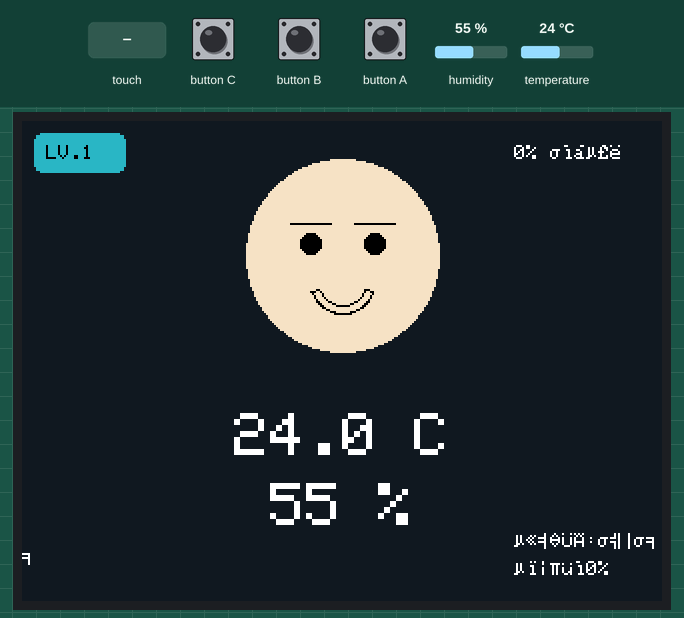
Simulated run of this sketch. Board: ESP32. Parts: 320×240 colour display. Wiring (inferred from the names in the program): SHT3x sensor at I2C address 0x44. The inputs (shaded band) are chosen by the test bench; at power-on: humidity 55 %, temperature 24 °C. The local clock reads 2024-03-15 10:24:30 at power-on unless the sketch sets it; random numbers use the default seed unless the sketch sets one; EEPROM starts erased; what the sketch prints to the serial monitor is not drawn.

Above: at 1.3 s.
1.4 s: touch panel pressed at 13 % / 10 % of its raw x / y range
At 1.84 s:
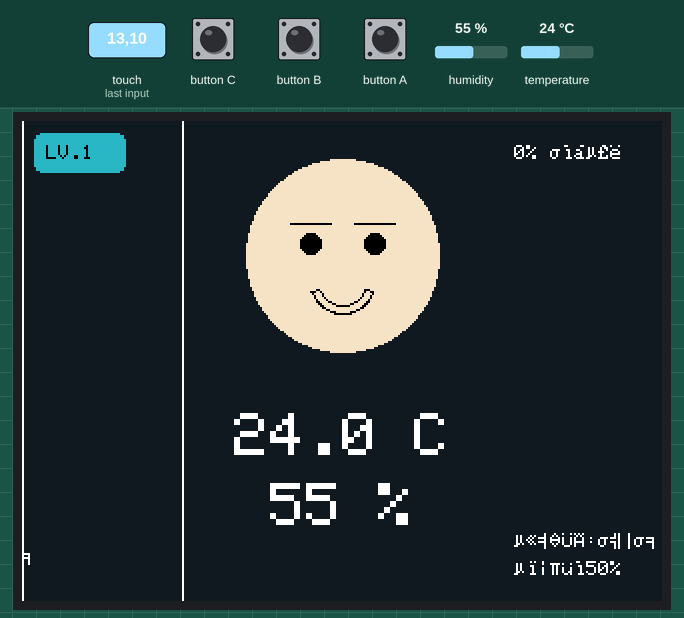
3.4 s: humidity set to 22 %
At 6.6 s:
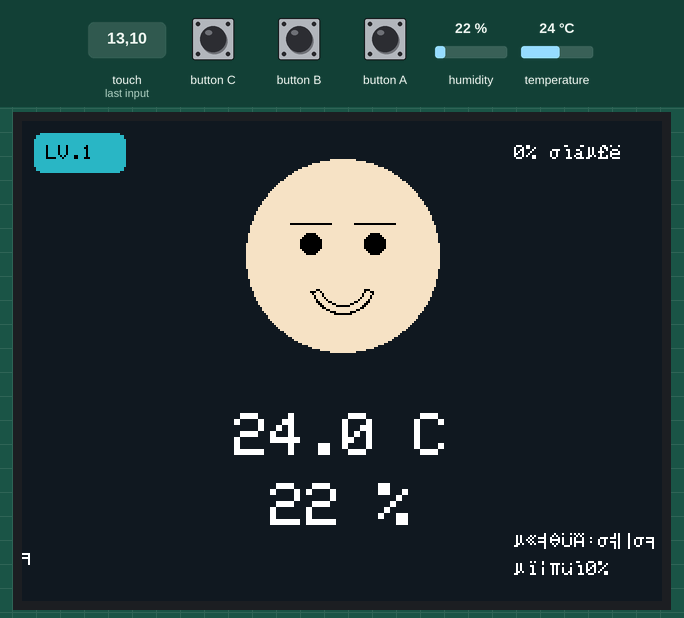
6.9 s: temperature set to 12 °C
At 11.4 s:
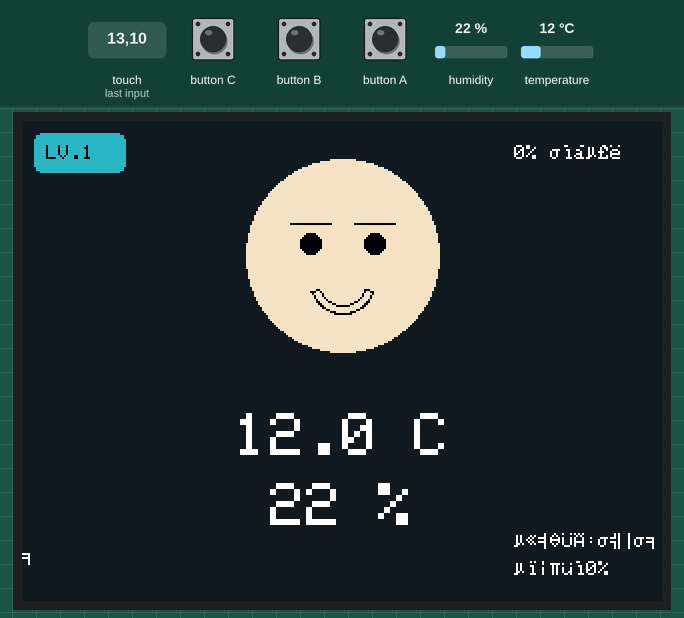
11.8 s: touch panel pressed at 13 % / 30 % of its raw x / y range
At 12.16 s:
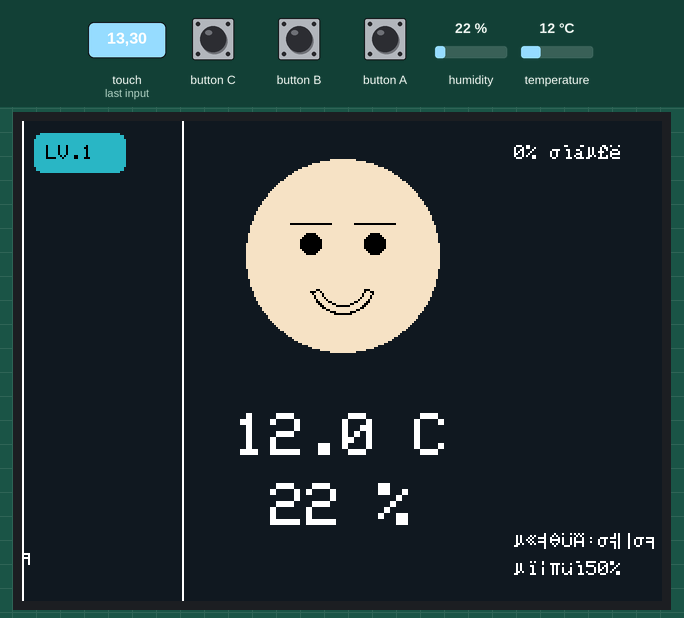
13.7 s: humidity set to 40 %
At 16.4 s:
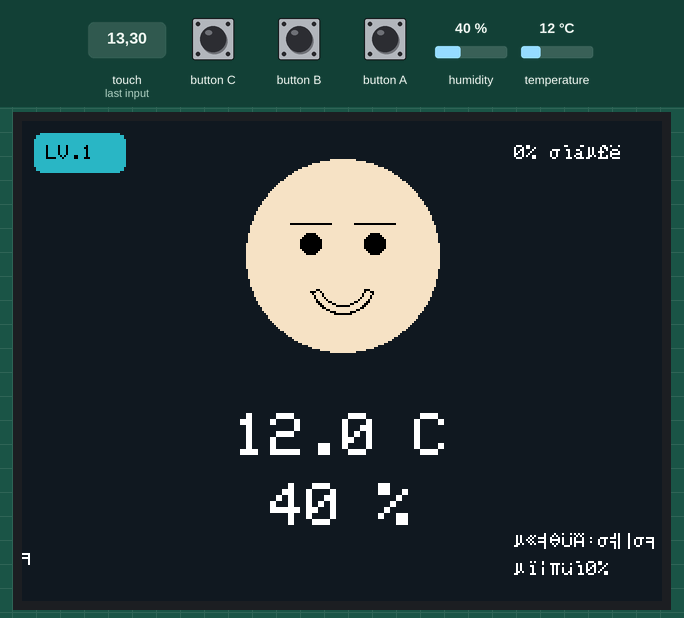
Timing chart, 0 to 17.9 s (numbered marks = the images above; inputs shaded):
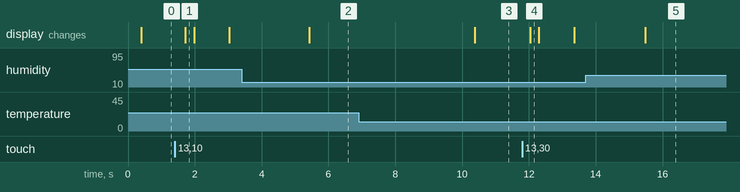

Measured:
- after the input at 1.4 s, the display: changes after 0.32 s (image 1)
- after the input at 3.4 s, the display: changes after 2.0 s (image 2)
- after the input at 6.9 s, the display: changes after 3.5 s (image 3)
- after the input at 11.8 s, the display: changes after 0.23 s (image 4)
- after the input at 13.7 s, the display: changes after 1.8 s (image 5)

The sketch:

nurikaesu_ink_3.ino
```cpp
/*
  ぬりかえす(ゲーム型・インクメタファー) — 洗い場サイネージ プロトタイプ
  対象: M5Stack Core2 + ENV III ユニット(SHT30, Port A: G32=SDA / G33=SCL)

  必要ライブラリ(Arduino IDE ライブラリマネージャで検索してインストール):
    - M5Unified
    - M5GFX            (M5Unifiedに同梱されます)
  ※ SHT30(ENV III)は外部ライブラリに頼らず、Wireで直接I2Cを叩いて読み出しています。
    "M5_ENV.h" のようなライブラリ依存で詰まりやすい部分なので、あえて自前実装にしています。

  設計方針:
    - 画面の一番下には「キャラクター」と「温湿度の数値」を常に描いておく(素の情報)
    - その上に、放置時間に応じてマス目状のインクが少しずつ広がり、素の情報を覆っていく
      (マスが「出現する順番」だけをあらかじめシャッフルしてあるので、塗り面積(占有率)が
       スコアにほぼ比例する = 加速しない直線的な関係)
    - 掃除の操作は「横方向のワイパー」。指を画面上で左右にスライドさせると、その指のX座標を
      中心にした縦1列分(画面の上から下まで)が帯状にインクごと拭き取られる。指を動かした分だけ
      帯の位置も一緒に動く(前フレームの位置との間も塗りつぶして補間するので、素早くなぞっても
      列が飛ばない)。画面の横幅の大部分(既定80%)を拭き終えたところで「掃除した」と認定し、
      タイマー(g_lastCleanEpoch)をリセットする。実際のワイパーが画面を横に払うのと同じ感覚で、
      1〜2往復なぞるだけで綺麗になる
    - ワイプ中断(指を離して既定時間タッチが無い)場合は、拭きかけの範囲は汚れに戻る
      (=中途半端に触れただけの状態を「掃除した」とみなさない)
*/

#include <M5Unified.h>
#include <Preferences.h>
#include <time.h>
#include <Wire.h>

// ---------------- 基本設定 ----------------
static const float MAX_HOURS = 72.0f;
static const int   SENSOR_INTERVAL_MS = 5000;
static const int   COLS = 12, ROWS = 16;   // 縦向き 240x320 前提のマス目数
static const int   NCELLS = COLS * ROWS;
static const uint8_t SHT30_ADDR = 0x44;    // ENV III のデフォルトアドレス

// ---------------- 開発用: インクの変化速度をブーストする設定 ----------------
// テスト時だけ値を上げると、実時間の流れを速めた状態で変化を確認できます。
// 例: 20.0f なら20倍速(72時間 → 実質3.6時間相当)、100.0f なら100倍速(72時間 → 実質約43分)。
// 本番リリース前に必ず 1.0f に戻してください。
static const float DEV_SPEED_MULTIPLIER = 20.0f;

// ---------------- ワイプ判定の設定 ----------------
static const float    WIPE_COMPLETE_RATIO = 0.80f;   // 汚れているマスの何%を拭いたら「掃除完了」とみなすか
static const uint32_t WIPE_IDLE_RESET_MS  = 1200;    // これだけ触れなければ、拭きかけの範囲は汚れに戻る
static const int      WIPE_BAND_COLS = 1;             // ワイパーの帯の太さ(タッチ列の左右に何列分広げるか)
static const bool     SHOW_DEBUG_HUD = true;          // 開発中は進捗を数値で確認。本番配布時は false に

Preferences prefs;
M5Canvas canvas(&M5.Display);

float g_temp = 25.0f, g_hum = 50.0f;
uint32_t g_lastSensorMs = 0;
uint32_t g_lastCleanEpoch = 0;

bool     g_wiperActive = false;
uint32_t g_wiperStartMs = 0;
bool     g_toastActive = false;
uint32_t g_toastStartMs = 0;

// マスごとの出現しきい値・サイズ・位置ゆらぎ
float   g_cellTh[NCELLS];
float   g_cellSizeMul[NCELLS];
float   g_cellJx[NCELLS], g_cellJy[NCELLS];

// ワイプ状態(セルごとに「今のワイプ中に拭かれたか」を保持)
bool     g_cellWiped[NCELLS];
uint32_t g_lastWipeTouchMs = 0;
float    g_lastWipeRatio = 0.0f;
bool     g_wasTouching = false;   // 直前フレームでタッチされていたか(列の補間に使う)
float    g_lastTouchX = -1.0f;    // 直前フレームのタッチX座標

// 画面サイズから算出するレイアウト値(setup()で計算)
float g_cellW = 0, g_cellH = 0;
float g_fullInkR = 0;      // インクの最大半径

// ---------------- 段階の定義 ----------------
struct Stage { const char* label; };
Stage STAGES[4] = { {"平常"}, {"兆候"}, {"警戒"}, {"危険"} };
int stageIndexFor(int score) {
  if (score < 25) return 0;
  if (score < 50) return 1;
  if (score < 75) return 2;
  return 3;
}

// ---------------- インクの色(シアン→黄→橙→赤紫) ----------------
struct ColorStop { float at; uint8_t r, g, b; };
ColorStop INK_PAL[5] = {
  {0,   0x2F,0xB6,0xC4}, {25, 0xF2,0xC2,0x30}, {50, 0xF2,0x84,0x3C},
  {75,  0xE2,0x3B,0x6E}, {100,0xB0,0x20,0x5A},
};
uint16_t lerpInkColor(float score) {
  for (int i = 0; i < 4; i++) {
    ColorStop a = INK_PAL[i], b = INK_PAL[i+1];
    if (score >= a.at && score <= b.at) {
      float t = (score - a.at) / (b.at - a.at);
      return M5.Display.color565(a.r+(b.r-a.r)*t, a.g+(b.g-a.g)*t, a.b+(b.b-a.b)*t);
    }
  }
  ColorStop last = INK_PAL[4];
  return M5.Display.color565(last.r, last.g, last.b);
}

// ---------------- センサー & スコア(そだてる版と同一ロジック) ----------------
float envMultiplier(float tempC, float hum) {
  float tf = constrain((tempC - 15.0f) / 15.0f, 0.0f, 1.0f);
  float hf = constrain((hum   - 30.0f) / 40.0f, 0.0f, 1.0f);
  return 0.5f + 1.3f * (tf * 0.5f + hf * 0.5f);
}

uint32_t nowEpoch() {
  auto dt = M5.Rtc.getDateTime();
  struct tm t = {};
  t.tm_year = dt.date.year - 1900;
  t.tm_mon  = dt.date.month - 1;
  t.tm_mday = dt.date.date;
  t.tm_hour = dt.time.hours;
  t.tm_min  = dt.time.minutes;
  t.tm_sec  = dt.time.seconds;
  return (uint32_t)mktime(&t);
}

int computeScore() {
  // DEV_SPEED_MULTIPLIER をかけることで、実時間の流れを速めた状態で
  // インクの変化スピードを確認できます(本番では 1.0f に戻してください)。
  float elapsedHours = (nowEpoch() - g_lastCleanEpoch) / 3600.0f * DEV_SPEED_MULTIPLIER;
  float mult = envMultiplier(g_temp, g_hum);
  float s = elapsedHours / MAX_HOURS * 100.0f * mult;
  return (int)round(constrain(s, 0.0f, 100.0f));
}

// SHT30に直接コマンドを送って温湿度を読む(ライブラリ非依存)
// コマンド 0x2C06 = high repeatability, clock stretching無効
bool readSHT30(float &tempOut, float &humOut) {
  Wire.beginTransmission(SHT30_ADDR);
  Wire.write(0x2C);
  Wire.write(0x06);
  if (Wire.endTransmission() != 0) return false;

  delay(15); // 測定完了待ち

  uint8_t n = Wire.requestFrom((int)SHT30_ADDR, 6);
  if (n != 6) return false;

  uint8_t d[6];
  for (int i = 0; i < 6; i++) d[i] = Wire.read();

  uint16_t rawTemp = (d[0] << 8) | d[1];
  uint16_t rawHum  = (d[3] << 8) | d[4];
  tempOut = -45.0f + 175.0f * ((float)rawTemp / 65535.0f);
  humOut  = 100.0f * ((float)rawHum / 65535.0f);
  return true; // CRC(d[2], d[5])は簡略化のため未検証。厳密にやるならCRC8チェックを追加してください
}

void readSensorIfDue() {
  uint32_t now = millis();
  if (now - g_lastSensorMs < SENSOR_INTERVAL_MS && g_lastSensorMs != 0) return;
  g_lastSensorMs = now;
  float t, h;
  if (readSHT30(t, h)) {
    g_temp = t;
    g_hum  = h;
  } else {
    Serial.println("[ENV] SHT30 read failed (配線・アドレスを確認してください)");
  }
  Serial.printf("[ENV] temp=%.1fC hum=%.1f%% score=%d\n", g_temp, g_hum, computeScore());
}

// ---------------- マス目の初期化(出現順をシャッフル) ----------------
void setupGrid() {
  int order[NCELLS];
  for (int i = 0; i < NCELLS; i++) order[i] = i;
  randomSeed(20260914); // 端末ごとに同じ見え方にしたいので固定シード。毎回変えたいなら esp_random() 等に
  for (int i = NCELLS - 1; i > 0; i--) {
    int j = random(i + 1);
    int tmp = order[i]; order[i] = order[j]; order[j] = tmp;
  }
  for (int pos = 0; pos < NCELLS; pos++) {
    int cell = order[pos];
    float base = (float)pos / (float)(NCELLS - 1) * 100.0f;
    float jitter = ((float)random(0, 1000) / 1000.0f - 0.5f) * 6.0f;
    g_cellTh[cell] = constrain(base + jitter, 0.0f, 100.0f);
    g_cellSizeMul[cell] = 0.82f + (float)random(0, 1000) / 1000.0f * 0.32f;
    g_cellJx[cell] = ((float)random(0, 1000) / 1000.0f - 0.5f) * 0.3f;
    g_cellJy[cell] = ((float)random(0, 1000) / 1000.0f - 0.5f) * 0.3f;
  }
}

// ---------------- 素の情報(キャラクター & 温湿度)の描画 ----------------
// キャラクターは仮の丸顔です。将来的には pushImage() で実際のイラスト/スプライトに
// 置き換えることを想定しています(段階(stg)に応じて表情だけ変える設計にしています)。
// キャラクターの各パーツは r=64 を基準にデザインしたサイズなので、実際の画面の高さから
// 算出した r との比率(k)で全体を拡縮する。こうしておけば、想定と違う解像度(例: 320x240の
// 横向きなど)で動いていても、キャラクターが画面からはみ出したり潰れたりしない。
void drawCharacter(int score) {
  int stg = stageIndexFor(score);
  int W = canvas.width(), H = canvas.height();
  int cx = W / 2;
  int cy = (int)(H * 0.28f);
  int r  = (int)(H * 0.20f);
  float k = r / 64.0f;

  uint16_t faceColor = M5.Display.color565(0xF5, 0xE1, 0xC2); // 肌色(仮)
  canvas.fillCircle(cx, cy, r, faceColor);

  // 目
  int eyeDx = (int)(22 * k), eyeDy = (int)(-8 * k), eyeR = max(2, (int)(7 * k));
  canvas.fillCircle(cx - eyeDx, cy + eyeDy, eyeR, TFT_BLACK);
  canvas.fillCircle(cx + eyeDx, cy + eyeDy, eyeR, TFT_BLACK);

  // まゆ毛(段階が進むほど傾きを強めて心配そうな表情に)
  int browTilt = (int)(stg * 3 * k);
  int browSpan = (int)(14 * k);
  canvas.drawLine(cx - eyeDx - browSpan, cy + eyeDy - browSpan - browTilt, cx - eyeDx + browSpan, cy + eyeDy - browSpan + browTilt, TFT_BLACK);
  canvas.drawLine(cx + eyeDx - browSpan, cy + eyeDy - browSpan + browTilt, cx + eyeDx + browSpan, cy + eyeDy - browSpan - browTilt, TFT_BLACK);

  // 口(段階によって弧の向き・深さを変える)
  int mouthY = cy + (int)(30 * k);
  int arcR0 = max(2, (int)(17 * k)), arcR1 = max(3, (int)(22 * k));
  if (stg == 0) {
    canvas.drawArc(cx, mouthY - (int)(12 * k), arcR0, arcR1, 20, 160, TFT_BLACK);   // 笑顔
  } else if (stg == 1) {
    int half = (int)(20 * k);
    canvas.drawLine(cx - half, mouthY, cx + half, mouthY, TFT_BLACK);               // 真顔
  } else if (stg == 2) {
    canvas.drawArc(cx, mouthY + (int)(14 * k), arcR0, arcR1, 200, 340, TFT_BLACK);  // への字
  } else {
    canvas.drawArc(cx, mouthY + (int)(16 * k), max(2, (int)(19 * k)), max(3, (int)(25 * k)), 190, 350, TFT_BLACK); // 困り顔
    canvas.fillCircle(cx + (int)(42 * k), cy - (int)(16 * k), max(2, (int)(7 * k)), M5.Display.color565(0x6F, 0xC8, 0xE8)); // 汗
  }
}

// 温湿度の表示位置・文字サイズは画面の高さ(H)からの比率で決める。
// 以前は216px/262pxの絶対座標で固定していたが、実機の画面の高さが想定(320px)より
// 小さい場合にその座標が画面の外に出てしまい、湿度だけが完全に見えなくなっていた。
// 比率にしたことでどの高さでも画面内に収まる。
void drawStatsText() {
  int W = canvas.width(), H = canvas.height();
  char buf[32];

  int textSize = constrain((int)(H / 80), 2, 4);
  int y1 = (int)(H * 0.66f);           // 温度の行
  int y2 = (int)(H * 0.66f + H * 0.145f); // 湿度の行(温度の少し下)

  canvas.setTextDatum(middle_center);
  canvas.setTextColor(TFT_WHITE);
  canvas.setTextSize(textSize);

  snprintf(buf, sizeof(buf), "%.1f C", g_temp);
  canvas.drawString(buf, W / 2, y1);

  snprintf(buf, sizeof(buf), "%.0f %%", g_hum);
  canvas.drawString(buf, W / 2, y2);

  // 他の描画関数が使う設定に戻す
  canvas.setTextDatum(top_left);
  canvas.setTextSize(1);
}

void drawBaseLayer(int score) {
  uint16_t bg = M5.Display.color565(0x10, 0x1A, 0x24); // 濃紺の「素の画面」
  canvas.fillSprite(bg);
  drawCharacter(score);
  drawStatsText();
}

// ---------------- インクの描画(ワイプ済みマスは描かない=そこだけ見える) ----------------
void drawInkOverlay(int score) {
  uint16_t color = lerpInkColor(score);

  for (int cell = 0; cell < NCELLS; cell++) {
    if (g_cellTh[cell] > score) continue;   // まだ汚れていないマス
    if (g_cellWiped[cell]) continue;        // 今のワイプで拭き取り済み → 見せる

    float localGrow = constrain((score - g_cellTh[cell]) / 6.0f, 0.0f, 1.0f);
    float r = g_fullInkR * g_cellSizeMul[cell] * localGrow;
    if (r < 1.0f) continue;

    int col = cell % COLS, row = cell / COLS;
    float cx = (col + 0.5f) * g_cellW + g_cellJx[cell] * g_cellW;
    float cy = (row + 0.5f) * g_cellH + g_cellJy[cell] * g_cellH;
    canvas.fillCircle((int)cx, (int)cy, (int)r, color);
  }
}

// ---------------- デバッグHUD(開発中の確認用。本番はSHOW_DEBUG_HUD=falseで非表示) ----------------
void drawHud(int score) {
  if (!SHOW_DEBUG_HUD) return;
  int W = canvas.width(), H = canvas.height();
  int stg = stageIndexFor(score);
  uint16_t color = lerpInkColor(score);

  canvas.fillRoundRect(6, 6, 46, 20, 4, color);
  canvas.setTextDatum(top_left);
  canvas.setTextColor(TFT_BLACK);
  canvas.setTextSize(1);
  canvas.setCursor(12, 12);
  canvas.printf("LV.%d", stg + 1);

  canvas.setTextColor(TFT_WHITE);
  canvas.setCursor(W - 74, 12);
  canvas.printf("%d%% 占有", score);
  canvas.setCursor(W - 74, H - 34);
  canvas.printf("段階:%s", STAGES[stg].label);
  canvas.setCursor(W - 74, H - 20);
  canvas.printf("拭き%d%%", (int)(g_lastWipeRatio * 100));
}

// ---------------- ワイプ中のライブ表示(今なぞっている位置に薄い帯を出す) ----------------
void drawWipeIndicator() {
  if (!g_wasTouching) return;
  int H = canvas.height();
  int col = colFromX((int)g_lastTouchX);
  int c0 = constrain(col - WIPE_BAND_COLS, 0, COLS - 1);
  int c1 = constrain(col + WIPE_BAND_COLS, 0, COLS - 1);
  int x0 = (int)(c0 * g_cellW);
  int x1 = (int)((c1 + 1) * g_cellW);
  uint16_t edge = M5.Display.color565(255, 255, 255);
  canvas.drawFastVLine(x0, 0, H, edge);
  canvas.drawFastVLine(x1, 0, H, edge);
}

// ---------------- ワイパー演出 & トースト(掃除完了時の演出) ----------------
void drawEffects() {
  int W = canvas.width(), H = canvas.height();

  // ワイパー演出(掃除完了の瞬間だけ、斜めの明るい帯を1回だけ掃く)
  if (g_wiperActive) {
    float t = (millis() - g_wiperStartMs) / 550.0f;
    if (t < 1.0f) {
      int barW = 26, slant = 40;
      float xOff = -barW - slant + t * (W + barW + slant * 2);
      int x1 = (int)xOff,        y1 = 0;
      int x2 = (int)xOff + barW, y2 = 0;
      int x3 = (int)xOff + barW + slant, y3 = H;
      int x4 = (int)xOff + slant,        y4 = H;
      uint16_t glow = M5.Display.color565(255, 255, 255);
      canvas.fillTriangle(x1, y1, x2, y2, x3, y3, glow);
      canvas.fillTriangle(x1, y1, x3, y3, x4, y4, glow);
    } else {
      g_wiperActive = false;
    }
  }

  // トースト("WIPE OUT!")
  if (g_toastActive) {
    if (millis() - g_toastStartMs < 1100) {
      int tw = 130, th = 34;
      int tx = W / 2 - tw / 2, ty = H * 0.42;
      canvas.fillRoundRect(tx, ty, tw, th, 8, M5.Display.color565(0xE2, 0x3B, 0x6E));
      canvas.setTextColor(TFT_WHITE);
      canvas.setTextDatum(middle_center);
      canvas.setTextSize(2);
      canvas.drawString("WIPE OUT!", tx + tw / 2, ty + th / 2);
      canvas.setTextDatum(top_left);
      canvas.setTextSize(1);
    } else {
      g_toastActive = false;
    }
  }
}

// ---------------- 「お掃除した」処理(ワイプ完了時に呼ぶ) ----------------
void onCleaned() {
  g_lastCleanEpoch = nowEpoch();
  prefs.putUInt("lastClean", g_lastCleanEpoch);

  memset(g_cellWiped, 0, sizeof(g_cellWiped));
  g_lastWipeTouchMs = 0;
  g_lastWipeRatio = 0.0f;

  g_wiperActive = true; g_wiperStartMs = millis();
  g_toastActive = true; g_toastStartMs = millis();
  Serial.println("[INK] wipe complete -> score reset");
}

// ---------------- ワイプ関連処理(横方向のワイパー) ----------------
int colFromX(int x) {
  return constrain((int)(x / g_cellW), 0, COLS - 1);
}

// 指定した列(とその左右WIPE_BAND_COLS列)を、画面の上から下まで「拭かれた」状態にする
void markWipedColumnBand(int col) {
  int c0 = constrain(col - WIPE_BAND_COLS, 0, COLS - 1);
  int c1 = constrain(col + WIPE_BAND_COLS, 0, COLS - 1);
  for (int c = c0; c <= c1; c++) {
    for (int row = 0; row < ROWS; row++) {
      g_cellWiped[c + row * COLS] = true;
    }
  }
}

// 現在汚れているマスのうち、何%が拭かれたかを判定。しきい値を超えたら掃除完了とみなす
void checkWipeCompletion() {
  int score = computeScore();
  int inked = 0, wipedInked = 0;
  for (int cell = 0; cell < NCELLS; cell++) {
    if (g_cellTh[cell] > score) continue; // このマスはまだ汚れていない(判定対象外)
    inked++;
    if (g_cellWiped[cell]) wipedInked++;
  }
  g_lastWipeRatio = (inked > 0) ? (float)wipedInked / inked : 0.0f;

  if (inked > 0 && g_lastWipeRatio >= WIPE_COMPLETE_RATIO) {
    onCleaned();
  }
}

// 一定時間タッチが無ければ、拭きかけの範囲を汚れに戻す(=中途半端な覗きは無効)
void resetWipeProgress() {
  memset(g_cellWiped, 0, sizeof(g_cellWiped));
  g_lastWipeTouchMs = 0;
  g_lastWipeRatio = 0.0f;
  g_wasTouching = false;
  g_lastTouchX = -1.0f;
}

void handleWipeTouch() {
  if (!M5.Touch.isEnabled()) return;

  auto t = M5.Touch.getDetail();
  uint32_t now = millis();

  if (t.isPressed()) {
    int col = colFromX(t.x);
    if (g_wasTouching) {
      // 前フレームの位置との間も塗りつぶす(素早くなぞっても列が飛ばないように補間)
      int prevCol = colFromX((int)g_lastTouchX);
      int c0 = min(prevCol, col), c1 = max(prevCol, col);
      for (int c = c0; c <= c1; c++) markWipedColumnBand(c);
    } else {
      markWipedColumnBand(col);
    }
    g_lastTouchX = (float)t.x;
    g_wasTouching = true;
    g_lastWipeTouchMs = now;
    checkWipeCompletion();
  } else {
    g_wasTouching = false;
    if (g_lastWipeTouchMs != 0 && (now - g_lastWipeTouchMs > WIPE_IDLE_RESET_MS)) {
      resetWipeProgress();
    }
  }
}

void setup() {
  auto cfg = M5.config();
  M5.begin(cfg);
  Serial.begin(115200);

  Wire.begin(32, 33); // Core2 Port A

  prefs.begin("nurikaesu", false);
  g_lastCleanEpoch = prefs.getUInt("lastClean", nowEpoch());

  M5.Display.setRotation(1); // 240x320 縦向き想定。横向きで使うなら 0 に
  canvas.setColorDepth(16);
  canvas.createSprite(M5.Display.width(), M5.Display.height());

  // レイアウト値を画面サイズから算出
  g_cellW = (float)canvas.width() / COLS;
  g_cellH = (float)canvas.height() / ROWS;
  g_fullInkR = min(g_cellW, g_cellH) * 0.68f;

  setupGrid();
}

void loop() {
  M5.update();
  readSensorIfDue();
  handleWipeTouch();

  // 掃除完了直後の1フレームだけ、強制的にスコア0(=インク無し)を描く
  int score = g_wiperActive && (millis() - g_wiperStartMs < 40) ? 0 : computeScore();

  drawBaseLayer(score);     // キャラクター & 温湿度(素の情報)
  drawInkOverlay(score);    // その上に汚れ(インク)を重ねる
  drawWipeIndicator();      // 今なぞっているワイパーの位置を表示
  drawHud(score);           // 開発用デバッグ表示(SHOW_DEBUG_HUDで切替)
  drawEffects();            // 掃除完了時の演出

  canvas.pushSprite(0, 0);

  delay(33); // 約30fps
}
```
